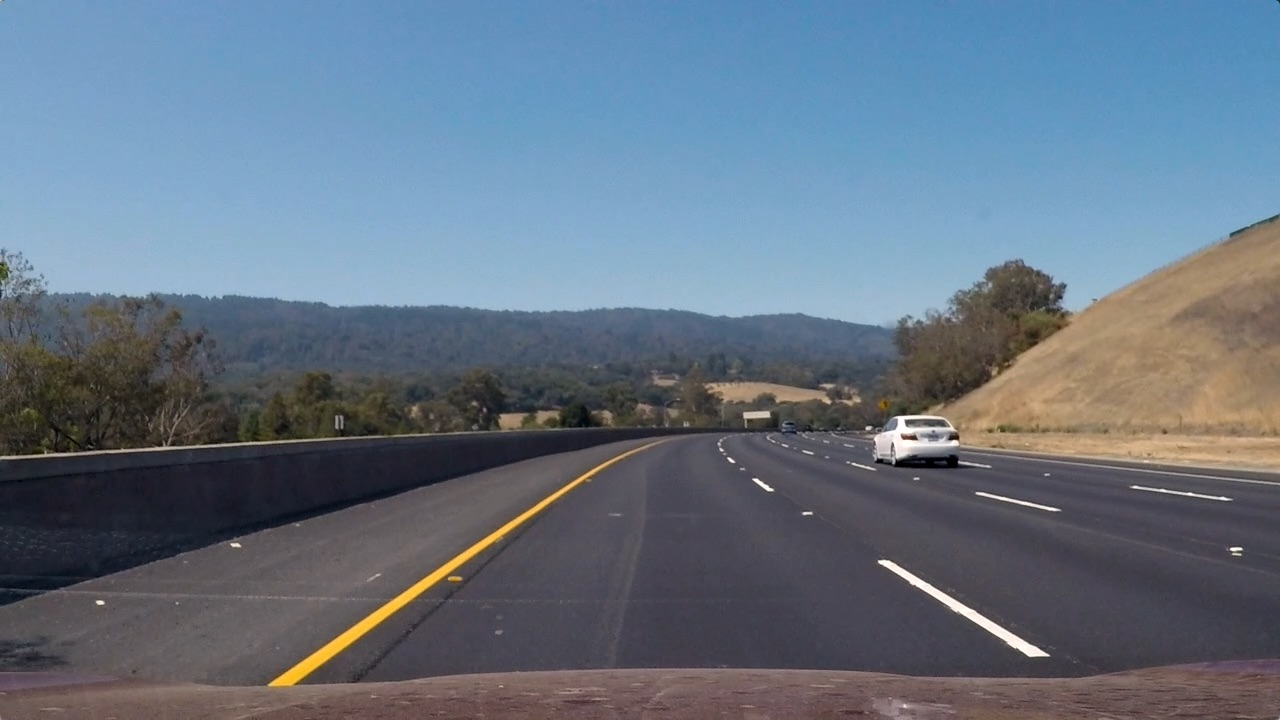
#> input picture test_files/test3.jpg, 1280 x 720 px
$ python -i lanelines.py   (imports and definitions only)   (older library calls are emulated)
#> lines starting #> are read from the running program, lines starting #| are printed output that depends on the picture; after the words box and inside, x2 and y2 are one past the last pixel; in counts of white or black regions, pixels touching at a corner belong together
#!/usr/bin/env python
# -*- coding: utf-8 -*-
""" This program takes an image or video and finds the lane line on the road """


import argparse
import os

import pickle
import glob

import numpy as np
import cv2

import matplotlib.pyplot as plt
import matplotlib.image as mpimg

from moviepy.editor import VideoFileClip

import random


###########################
### Helper Definitions  ###
###########################

class Line():
    # [23 lines left out: function __init__, not called in this run]


class Camera_Calibrator():

    # [49 lines left out: functions __init__, extract_calibration_points, calibrate_camera, not called in this run]

    def run_camera_calibration(self,img):
        self.extract_calibration_points()
        self.calibrate_camera(img)

    def get_calibration_results(self):
        return self.mtx, self.dist

    # [8 lines left out: function test, not called in this run]


class Perspective_Transformer():

    # [4 lines left out: function __init__, not called in this run]

    def set_warp_param(self,src,dst):
        self.src = src
        self.dst = dst


    # [15 lines left out: functions warp, unwarp, not called in this run]

class Thresholder():

    def __init__(self):

        self.sobel_kernel = 15

        self.abs_thresh_x = (2, 100)
        self.abs_thresh_y = (100, 255)

        self.mag_thresh = (40, 255)

        self.dir_thresh = (0.9, 1.1)

        self.h_thresh = (90, 100)
        self.l_thresh = (200, 255)
        self.s_thresh = (190, 255)


    def abs_sobel_threshold(self, channel, orient='x'):
        # Apply x or y gradient with the OpenCV Sobel() function
        # and take the absolute value
        if orient == 'x':
            abs_sobel = np.absolute(cv2.Sobel(channel, cv2.CV_64F, 1, 0))
            abs_thresh = self.abs_thresh_x
        if orient == 'y':
            abs_sobel = np.absolute(cv2.Sobel(channel, cv2.CV_64F, 0, 1))
            abs_thresh = self.abs_thresh_y
        # Rescale back to 8 bit integer
        scaled_sobel = np.uint8(255*abs_sobel/np.max(abs_sobel))
        # Create a copy and apply the threshold
        binary_output = np.zeros_like(scaled_sobel)
        # Here I'm using inclusive (>=, <=) thresholds, but exclusive is ok too
        binary_output[(scaled_sobel >= abs_thresh[0]) & (scaled_sobel <= abs_thresh[1])] = 1

        # Return the result
        return binary_output

    def mag_threshold(self, channel):
        # Take both Sobel x and y gradients
        sobelx = cv2.Sobel(channel, cv2.CV_64F, 1, 0, ksize=self.sobel_kernel)
        sobely = cv2.Sobel(channel, cv2.CV_64F, 0, 1, ksize=self.sobel_kernel)
        # Calculate the gradient magnitude
        gradmag = np.sqrt(sobelx**2 + sobely**2)
        # Rescale to 8 bit
        scale_factor = np.max(gradmag)/255
        gradmag = (gradmag/scale_factor).astype(np.uint8)
        # Create a binary image of ones where threshold is met, zeros otherwise
        binary_output = np.zeros_like(gradmag)
        binary_output[(gradmag >= self.mag_thresh[0]) & (gradmag <= self.mag_thresh[1])] = 1

        # Return the binary image
        return binary_output

    def dir_threshold(self, channel):
        # Calculate the x and y gradients
        sobelx = cv2.Sobel(channel, cv2.CV_64F, 1, 0, ksize=self.sobel_kernel)
        sobely = cv2.Sobel(channel, cv2.CV_64F, 0, 1, ksize=self.sobel_kernel)
        # Take the absolute value of the gradient direction,
        # apply a threshold, and create a binary image result
        absgraddir = np.arctan2(np.absolute(sobely), np.absolute(sobelx))
        binary_output =  np.zeros_like(absgraddir)
        binary_output[(absgraddir >= self.dir_thresh[0]) & (absgraddir <= self.dir_thresh[1])] = 1

        # Return the binary image
        return binary_output

    def color_select(self,channel, threshold):

        thresh = threshold

        binary_output = np.zeros_like(channel)
        binary_output[(channel > thresh[0]) & (channel <= thresh[1])] = 1
        return binary_output

    def region_of_interest(self, img, vertices):
        """
        Applies an image mask.

        Only keeps the region of the image defined by the polygon
        formed from `vertices`. The rest of the image is set to black.
        """
        #defining a blank mask to start with
        mask = np.zeros_like(img)

        #defining a 3 channel or 1 channel color to fill the mask with depending on the input image
        if len(img.shape) > 2:
            channel_count = img.shape[2]  # i.e. 3 or 4 depending on your image
            ignore_mask_color = (255,) * channel_count
        else:
            ignore_mask_color = 255

        #filling pixels inside the polygon defined by "vertices" with the fill color
        cv2.fillPoly(mask, vertices, ignore_mask_color)

        #returning the image only where mask pixels are nonzero
        masked_image = cv2.bitwise_and(img, mask)
        return masked_image

    def apply_all(self, img):

        # we only consider edges in region of interest (roi)
        y_size = img.shape[0]
        x_size = img.shape[1]
        vertices = np.array([[(x_size*0.55,y_size*0.6),(x_size*0.4775, y_size*0.6), (x_size*0.1, y_size), (x_size*0.975,y_size)]], dtype=np.int32)
        img = self.region_of_interest(img, vertices)

        hsv = cv2.cvtColor(img, cv2.COLOR_RGB2HSV)
        h_channel = hsv[:,:,0]


        hls = cv2.cvtColor(img, cv2.COLOR_RGB2HLS)
        l_channel = hls[:,:,1]
        s_channel = hls[:,:,2]

        h_binary = self.color_select(h_channel,self.h_thresh)
        l_binary = self.color_select(l_channel,self.l_thresh)
        s_binary = self.color_select(s_channel,self.s_thresh)

        gradx = self.abs_sobel_threshold(s_binary*255, orient='x')
        grady = self.abs_sobel_threshold(s_binary*255, orient='y')
        mag_binary = self.mag_threshold(s_binary*255)
        dir_binary = self.dir_threshold(s_binary*255)

        gradient_bin = np.zeros_like(mag_binary)
        gradient_bin[( ( (gradx == 1) | (grady == 1)| (s_binary == 1) ) & ((dir_binary == 1) & (mag_binary == 1)) )] = 1

        combined_binary = np.zeros_like(mag_binary)
        combined_binary[((s_binary == 1)  & (mag_binary == 1)) | (l_binary == 1)] = 1

        binary = combined_binary


        cv2.imwrite('figures/check_gradx.jpg',gradx*255)
        cv2.imwrite('figures/check_grady.jpg',grady*255)
        cv2.imwrite('figures/check_mag.jpg',mag_binary*255)
        cv2.imwrite('figures/check_dir.jpg',dir_binary*255)

        cv2.imwrite('figures/check_l_channel.jpg',l_binary*255)
        cv2.imwrite('figures/check_s_channel.jpg',s_binary*255)
        cv2.imwrite('figures/check_h_channel.jpg',h_binary*255)

        cv2.imwrite('figures/check_region.jpg',img)
        cv2.imwrite('figures/check_gradient.jpg',gradient_bin*255)
        cv2.imwrite('figures/check_binary.jpg',binary*255)


        return binary

    # [5 lines left out: function test, not called in this run]


class Sliding_Window_Search():

        # [234 lines left out: functions __init__, find_curvature, find_vehicle_pos, blind_histogram_search, check_for_outliers, margin_search, not called in this run]


class Lane_Line_Detector():

    # [193 lines left out: functions __init__, calibrate_camera, calculate_src_and_dest, process_image, find_lanes_image, find_lanes_video and 1 more, not called in this run]


# [2 lines not run here, left out]

>>> import cv2
>>> picture = cv2.cvtColor(cv2.imread('test_files/test3.jpg'), cv2.COLOR_BGR2RGB)
>>> result = Thresholder().apply_all(picture)
#> in region_of_interest, `cv2.fillPoly(mask, vertices, ignore_mask_color)`:
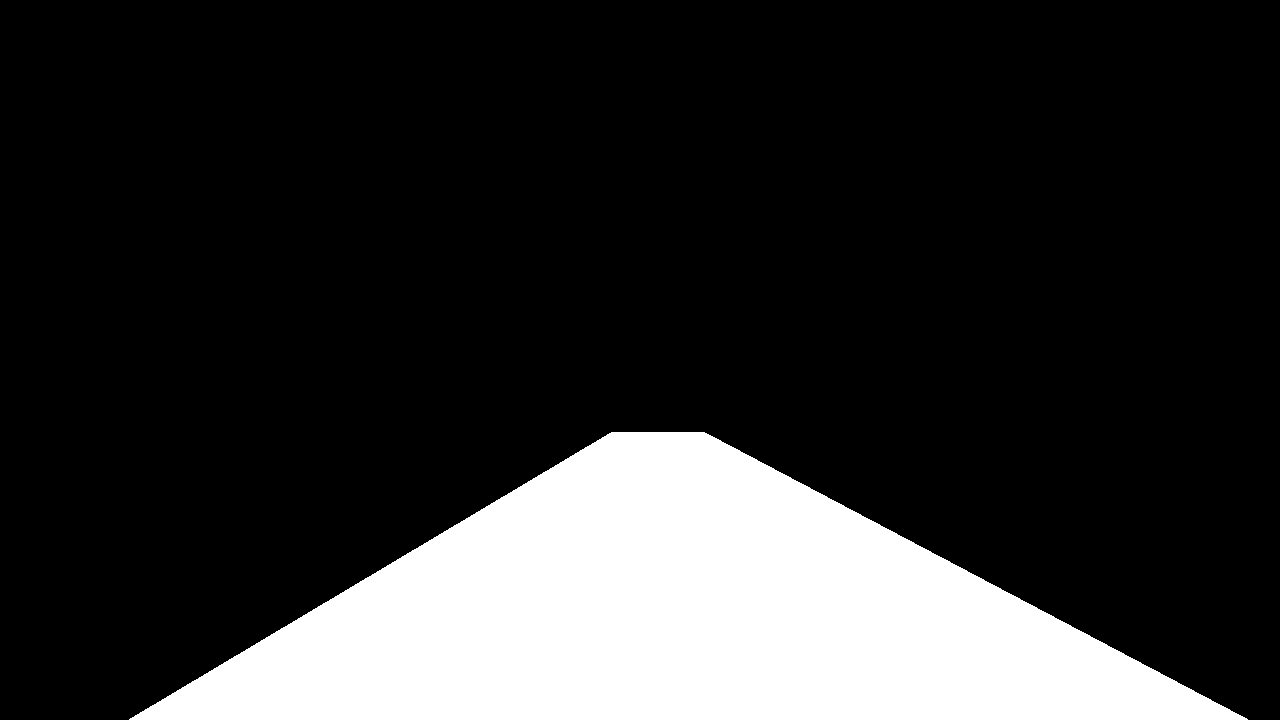
#> mask: shape (720, 1280, 3); 19% white; 1 white region, box (x1, y1, x2, y2) and area: (129, 432, 1248, 720) 174897
#> in region_of_interest, `masked_image = cv2.bitwise_and(img, mask)`:
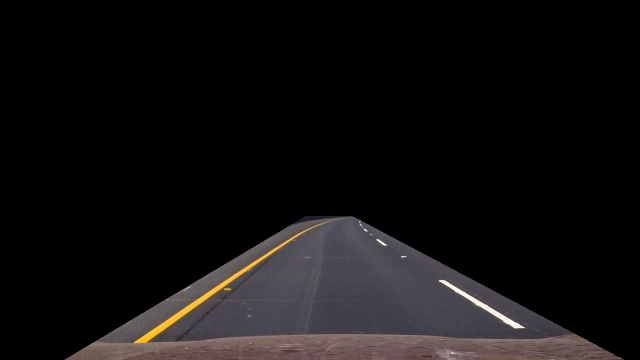
#> masked_image: shape (720, 1280, 3) (shown at 1/2 size); mean R, G, B 17.6, 15.7, 16.2
#> in mag_threshold, `sobelx = cv2.Sobel(channel, cv2.CV_64F, 1, 0, ksize=self.sobel_kernel)`:
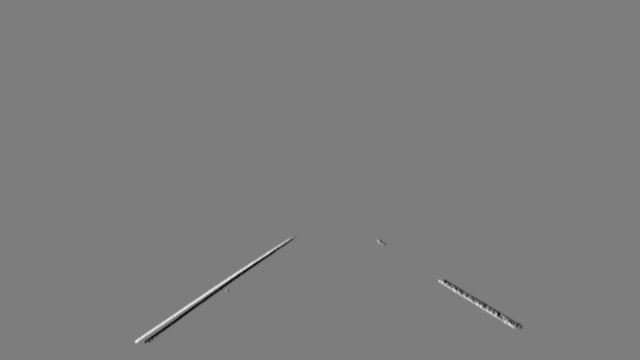
#> sobelx: shape (720, 1280) float64 (shown at 1/2 size); min -4.73e+09, max 4.9e+09, mean 0; drawn with min black and max white
#> in mag_threshold, `scale_factor = np.max(gradmag)/255`: scale_factor = 28690991.9
#> in apply_all, `cv2.imwrite('figures/check_binary.jpg',binary*255)`:
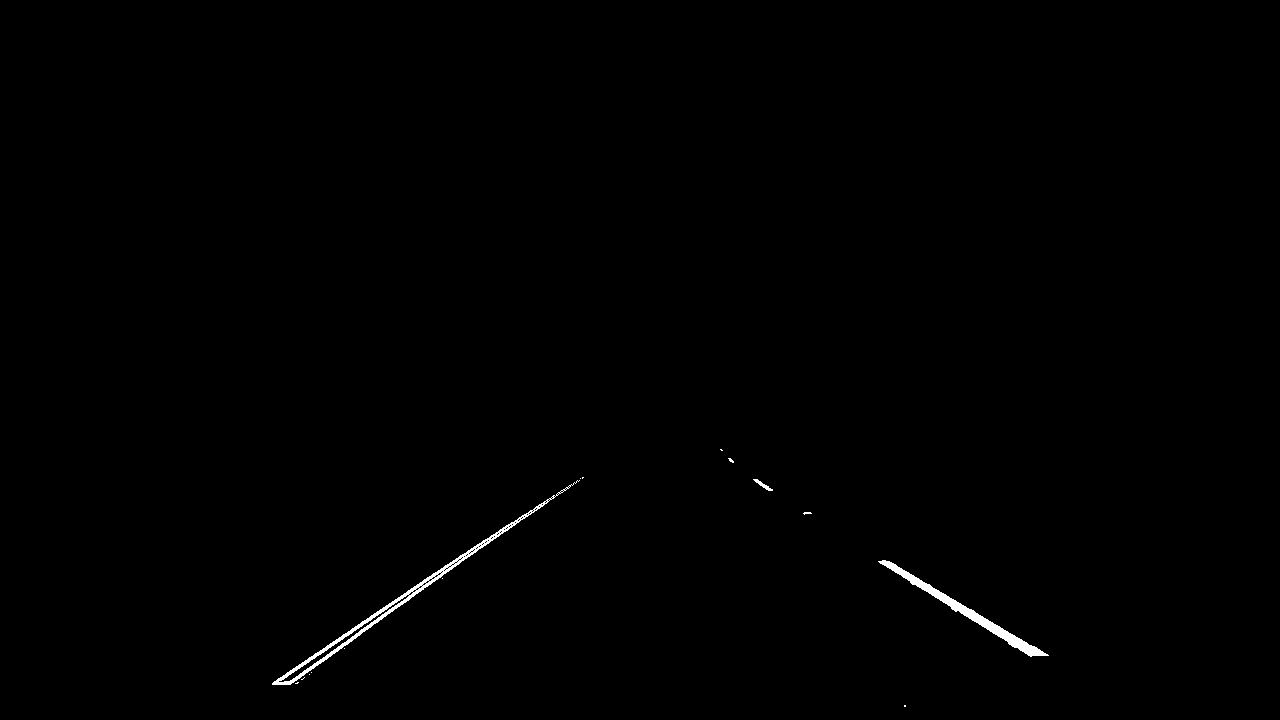
#> saved as check_binary.jpg: shape (720, 1280); 0.4% white; 15 white regions (12 under 20 px), largest, box (x1, y1, x2, y2) and area: (272, 480, 580, 685) 2020, (878, 560, 1049, 657) 1563, (753, 479, 773, 491) 71

$ run again, on test_files/test2.jpg
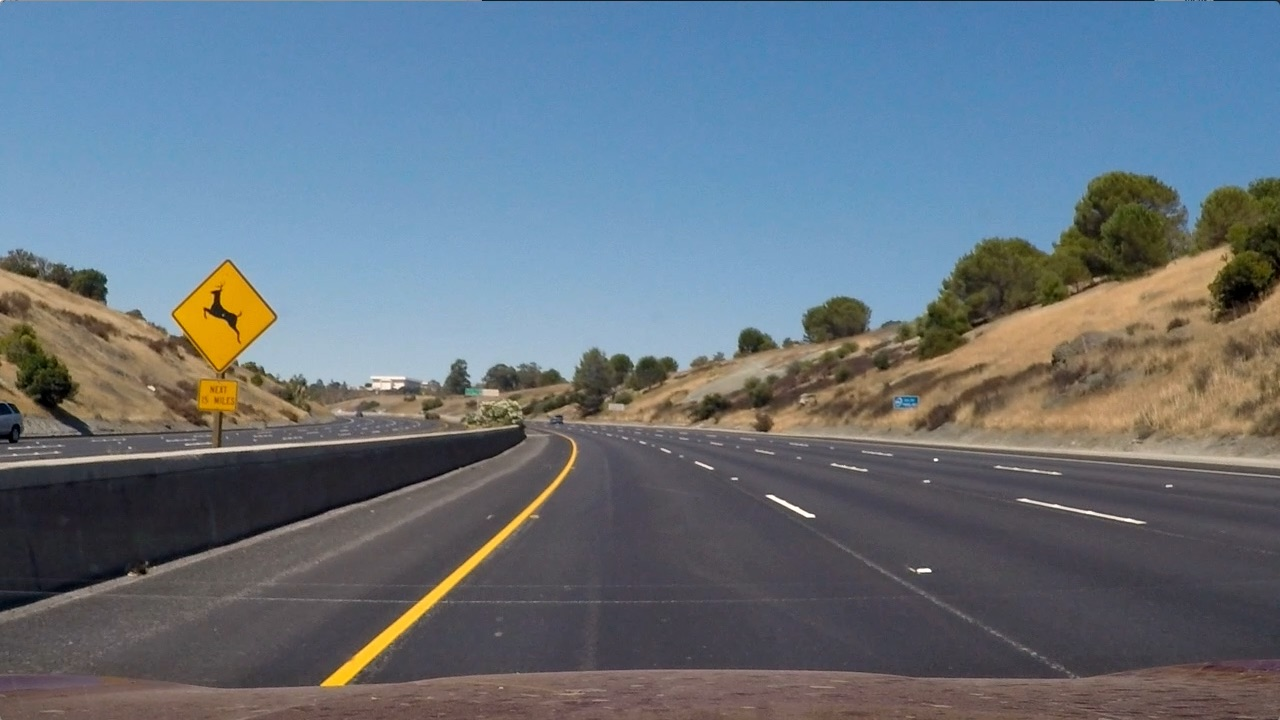
#> input picture test_files/test2.jpg, 1280 x 720 px
#> mask: shape (720, 1280, 3); 19% white; 1 white region, box (x1, y1, x2, y2) and area: (129, 432, 1248, 720) 174897
#> hsv: shape (720, 1280, 3); mean H, S, V 18.3, 7.4, 17.9
#> hls: shape (720, 1280, 3); mean of channels 0, 1, 2 18.3, 16.3, 4.6
#> h_binary: shape (720, 1280); every value is 0
#> l_binary: shape (720, 1280); values 0 (black) and 1 (white), 0.03% white; 5 white regions (2 under 20 px), largest, box (x1, y1, x2, y2) and area: (767, 495, 815, 517) 185, (917, 569, 931, 572) 39, (696, 462, 713, 469) 31
#> s_binary: shape (720, 1280); values 0 (black) and 1 (white), 0.31% white; 10 white regions (7 under 20 px), largest, box (x1, y1, x2, y2) and area: (323, 454, 575, 686) 2664, (768, 496, 814, 517) 120, (918, 569, 930, 572) 22
#> gradx: shape (720, 1280); values 0 (black) and 1 (white), 0.13% white in thin lines or dots, all inside (x1, y1, x2, y2) = (320, 453, 931, 687)
#> grady: shape (720, 1280); values 0 (black) and 1 (white), 0.14% white in thin lines or dots, all inside (x1, y1, x2, y2) = (321, 453, 930, 687)
#> in mag_threshold, `sobelx = cv2.Sobel(channel, cv2.CV_64F, 1, 0, ksize=self.sobel_kernel)`:
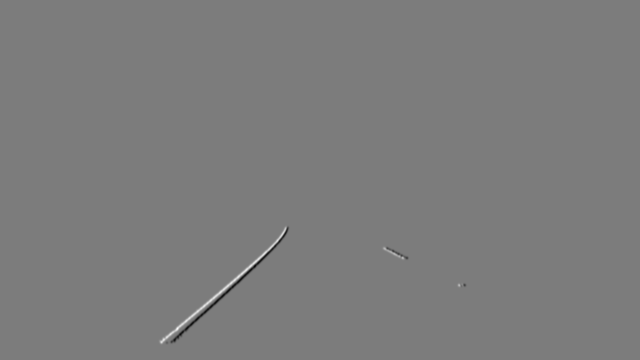
#> sobelx: shape (720, 1280) float64 (shown at 1/2 size); min -5.77e+09, max 6.06e+09, mean 0; drawn with min black and max white
#> scale_factor = 28725115.1
#> mag_binary: shape (720, 1280); values 0 (black) and 1 (white), 0.56% white; 3 white regions, box (x1, y1, x2, y2) and area: (319, 452, 578, 690) 4515, (766, 493, 817, 520) 489, (916, 566, 932, 575) 121
#> dir_binary: shape (720, 1280) float64; values 0 (black) and 1 (white), 0.23% white in thin lines or dots, all inside (x1, y1, x2, y2) = (317, 447, 935, 693)
#> in apply_all, `cv2.imwrite('figures/check_binary.jpg',binary*255)`:
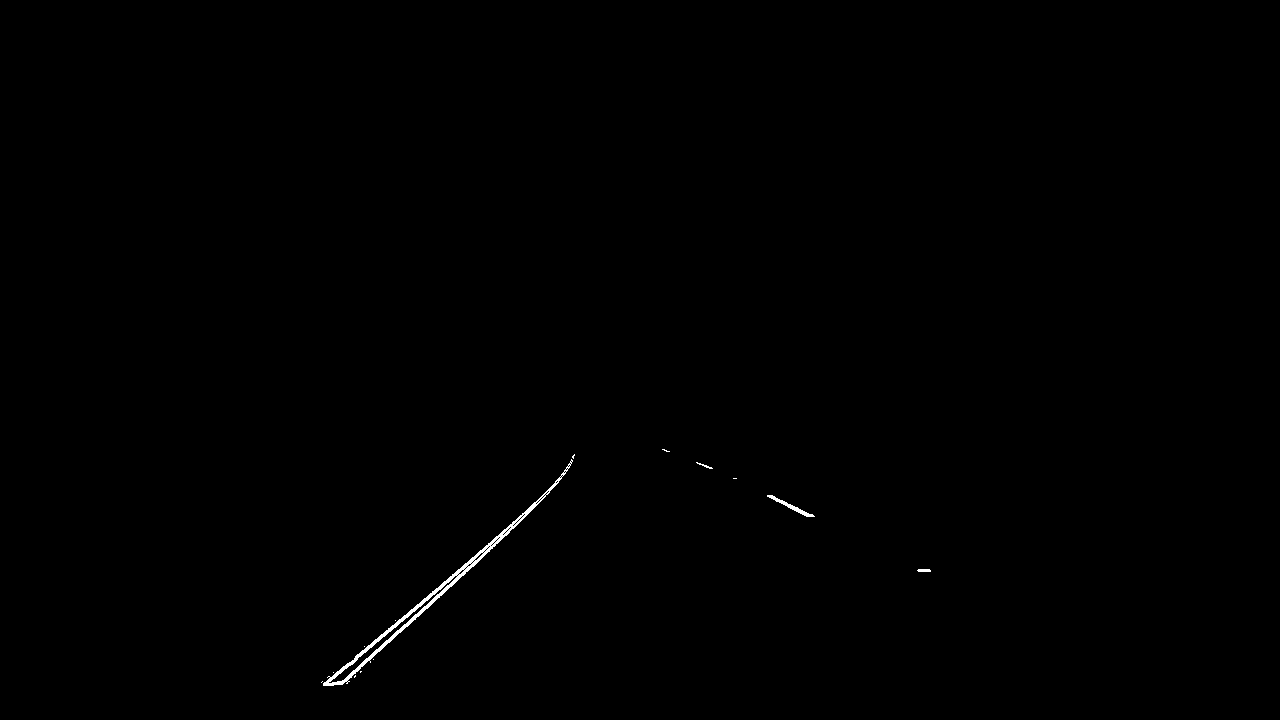
#> saved as check_binary.jpg: shape (720, 1280); 0.24% white; 14 white regions (10 under 20 px), largest, box (x1, y1, x2, y2) and area: (323, 459, 573, 686) 1958, (767, 495, 815, 517) 185, (917, 569, 931, 572) 39, (696, 462, 713, 469) 31
